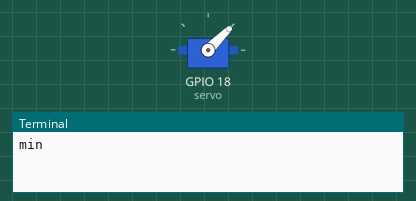
The program below on a simulated Raspberry Pi (BCM pin numbers). Parts: servo, the last lines printed to the terminal. Servo angles are drawn from the pulse width (0.5 ms = 0°, 2.5 ms = 180°).

Above: at 0.05 s.
At 2.05 s:
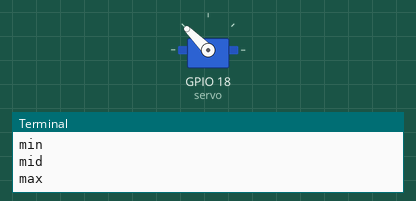
At 4.0 s:
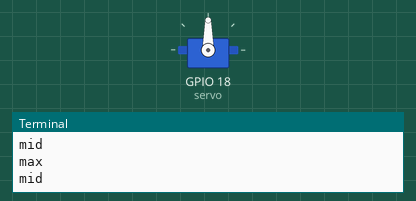
Timing chart, 0 to 5.2 s (numbered marks = the images above):
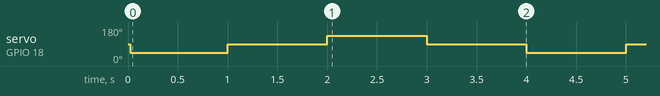

The program:

servo2.py
```python
from gpiozero import Servo
from time import sleep

servo=Servo(18)

while True:
    servo.min()
    print('min')
    sleep(1)
    servo.mid()
    print('mid')
    sleep(1)
    servo.max()
    print('max')
    sleep(1)
    servo.mid()
    print('mid')
    sleep(1)
```

Measured:
- by itself, servo on GPIO 18 (servo): repeats every 4.0 s: 90° 1.0 s, 135° 1.0 s, 90° 1.0 s, 45° 1.0 s
